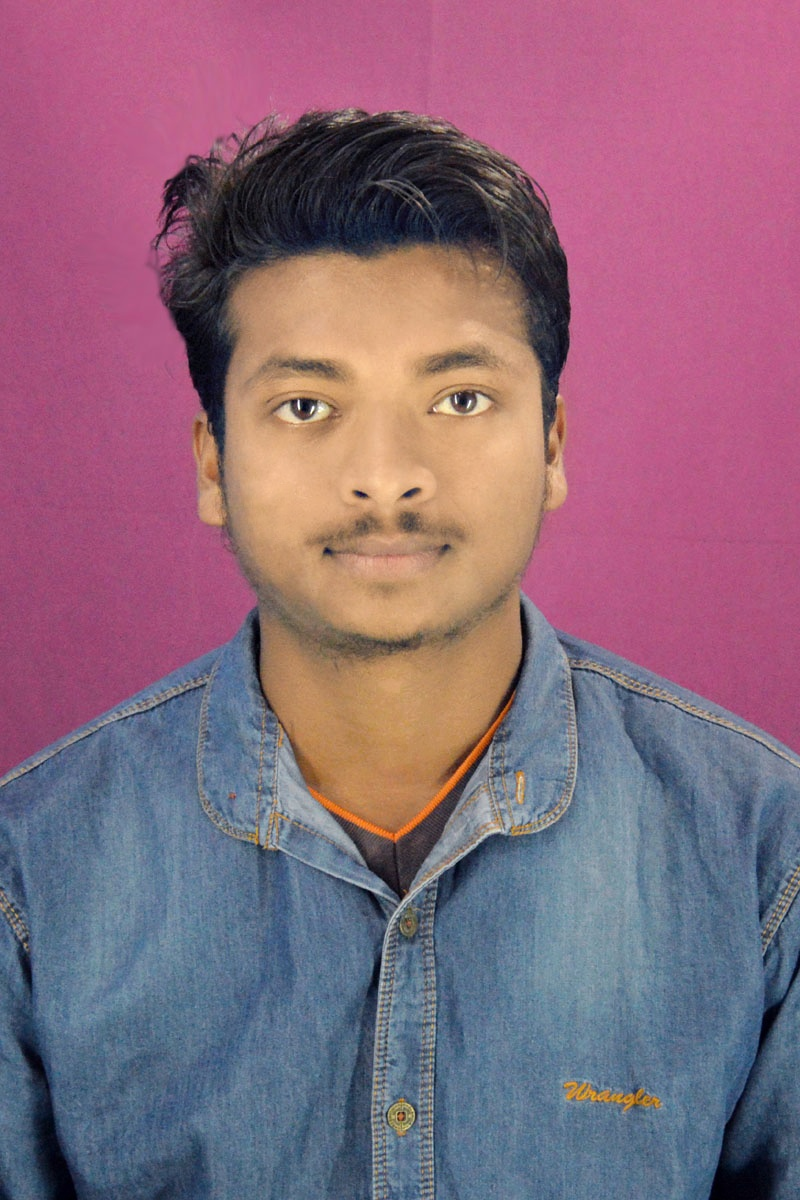
#> input picture DSC_0383-01.jpeg, 800 x 1200 px
$ python main.py
#> lines starting #> are read from the running program, lines starting #| are printed output that depends on the picture; after the words box and inside, x2 and y2 are one past the last pixel; in counts of white or black regions, pixels touching at a corner belong together

import cv2

image = cv2.imread('DSC_0383-01.jpeg', 1)
#> image is the input picture: shape (1200, 800, 3); mean B, G, R 123.7, 104.2, 137.9
face_cascade = cv2.CascadeClassifier('face.xml')

faces = face_cascade.detectMultiScale(image, 1.1, 4)
#> faces = [[173, 241, 425, 425]]
print(faces)
#| [[173 241 425 425]]

for (x, y, w, h) in faces:
  cv2.rectangle(image, (x, y), (x+w, y+h), (255, 255, 255), 4)
#> this loop made 1 pass
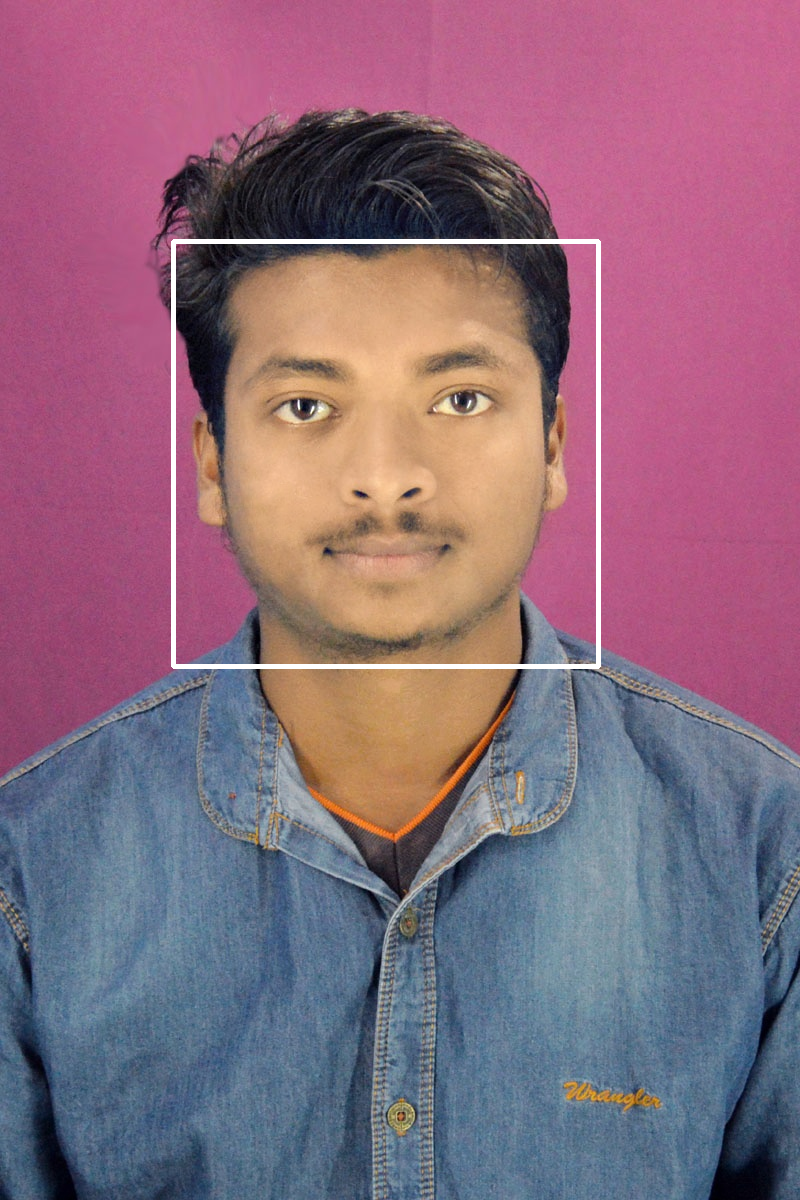
#> image: shape (1200, 800, 3); 0.88% of pixels changed, all inside (x1, y1, x2, y2) = (171, 239, 601, 669)

cv2.imwrite('DSC_0383-01-FaceDetected.jpeg', image)
